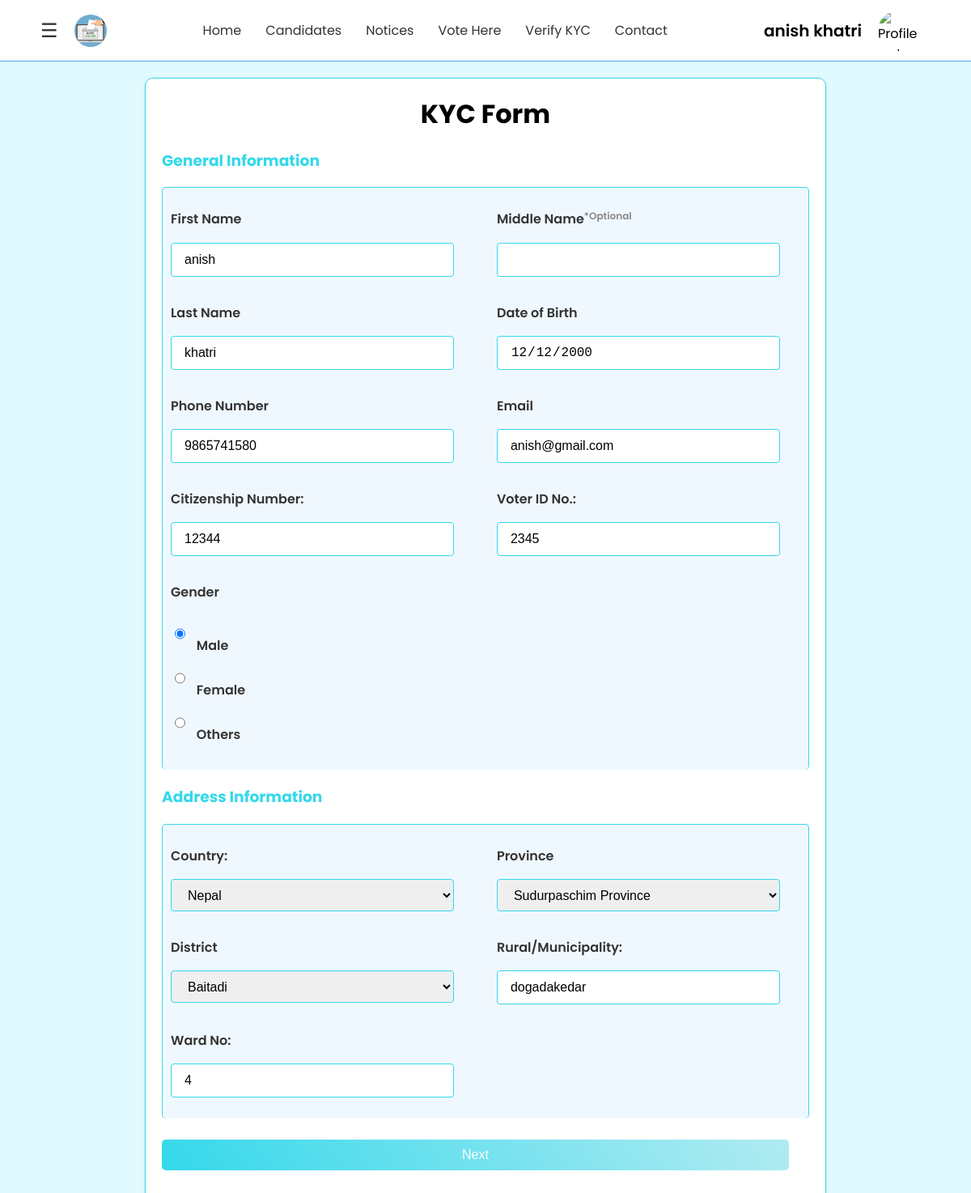
The page /update_kyc/ (signed in) on the database its author committed.
### myapp/models.py (models this page shows, shortened)
class UserProfile(models.Model):
    first_name = models.CharField(max_length=100)
    middle_name = models.CharField(max_length=100, blank=True, null=True)
    last_name = models.CharField(max_length=100)
    dob = models.DateField()
    phone_number = models.CharField(max_length=15, unique=True)
    email = models.EmailField(unique=True)
    password = models.CharField(max_length=255)
    class Meta:
        db_table = 'usersignup'

class KycRegistration(models.Model):
    email = models.EmailField()
    citizenship_number = models.CharField(max_length=20)
    voter_id = models.CharField(max_length=20)
    gender = models.CharField(max_length=10, choices=[
        ('male', 'Male'),
        ('female', 'Female'),
        ('others', 'Others'),
    ])
    country = models.CharField(max_length=100)
    province = models.CharField(max_length=100)
    district = models.CharField(max_length=100)
    municipality = models.CharField(max_length=100)
    publicaddress = models.CharField(max_length=100)
    ward_no = models.IntegerField()
    photo_front = models.ImageField(upload_to=kyc_photo_path)
    photo_voter = models.ImageField(upload_to=kyc_photo_path)
    photo_citizenship_front = models.ImageField(upload_to=kyc_photo_path)
    photo_citizenship_back = models.ImageField(upload_to=kyc_photo_path)
    face_coordinates = models.JSONField(null=True, blank=True)  # Added for facial coordinates
    face_descriptor = models.JSONField(null=True, blank=True)
    descriptor_hash = models.CharField(max_length=66)
    class Meta:
        db_table = 'kycregistration'

### myapp/views.py (the view, shortened to what this page needs)
# urls.py: path('update_kyc/',views.update_kyc,name="update_kyc"),
def update_kyc(request):
    if not request.session.get('user_verified'):
        return redirect('userlogin')
    emailuser = request.session.get('email')
    user = UserProfile.objects.get(email=emailuser)
    kyc = KycRegistration.objects.get(email=emailuser)
    user_full_name = f"{user.first_name} {user.last_name}"
    profile_picture_obj = ProfilePicture.objects.filter(email=emailuser).first()
    if profile_picture_obj and profile_picture_obj.photo_front:
        user_profile_picture = profile_picture_obj.photo_front.url
    else:
        user_profile_picture = None
    context = {
        'user': user,
        'user_full_name': user_full_name,
        'user_profile_picture': user_profile_picture,
        'kyc': kyc,
        'selected_country': kyc.country,
        'selected_province': kyc.province,
        'selected_district': kyc.district,
        'selected_gender': kyc.gender
    }
    return render(request, 'myapp/update_kyc.html', context)

### myapp/templates/myapp/update_kyc.html (shortened to what this page needs)
<!DOCTYPE html>
<html lang="en">
<head>
    {% load static %}
    <link rel="stylesheet" href="https://cdnjs.cloudflare.com/ajax/libs/font-awesome/5.15.4/css/all.min.css">
    <link rel="stylesheet" href="{% static 'myapp/css/nav.css' %}">
    <link rel="stylesheet" href="{% static 'myapp/css/kkyc.css' %}">
    <link rel="stylesheet" href="{% static 'myapp/css/alert.css' %}">
    <link rel="stylesheet" href="{% static 'myapp/css/photofront.css' %}">
</head>
<body>
<header>
    <nav>
        <div class="nav-left">
            <div class="menu-icon" onclick="openNav()">&#9776;</div>
            <div class="logo"><img src="{% static 'myapp/images/logo.jpg' %}" alt="Logo" class="circular-logo"></div>
        </div>
        <div class="nav-center" id="navLinks">
            <a href="{% url 'home' %}">Home</a>
            <a href="{% url 'candidates' %}">Candidates</a>
            <a href="{% url 'notices' %}">Notices</a>
            <a href="{% url 'vote' %}">Vote Here</a>
            <a href="{% url 'verify_kyc' %}">Verify KYC</a>
            <a href="{% url 'contact' %}">Contact</a>
        </div>
        <div class="nav-right">
            {% if user_full_name %}
                <span class="user-full-name">{{ user_full_name }}</span>
                {% if user_profile_picture %}
                    <img src="{{ user_profile_picture.photo_front.url }}" alt="Profile Picture" class="profiles-picture" onclick="toggleDropdown()">
                {% else %}
                <img src="{% static 'myapp/images/user_icon.png' %}" alt="Profiles Picture" class="profiles-picture" onclick="toggleDropdown()">
                {% endif %}
            {% else %}
                <a href="{% url 'userlogin' %}" class="login-button">LogIn</a>
            {% endif %}
        </div>
    </nav>
</header>
<div class="container">
    <form id="register-form" action="{% url 'update_kyc' %}" method="POST" enctype="multipart/form-data">
        <div class="sectiondiv show" id="section-1">
         <div id="page1" class="form-page">
            <h1 class="titleform">KYC Form</h1>
            <h3 class="kyc-header">General Information</h3>
            <div class="section">
                <div class="input-box">
                    <div class="errorlabel">
                        <label for="first-name">First Name</label>
                    </div>
                    <input type="text" id="first-name" name="first_name" value="{{ user.first_name }}" readonly>
                </div>
                <div class="input-box">
                    <div class="middle-label">
                            <label for="middle-name">Middle Name</label>
                            <label for="middle-name" class="optional">*Optional</label>
                    </div>
                    <input type="text" id="middle-name" name="middle_name" value="{{ user.middle_name }}" readonly>
                </div>
                <div class="input-box">
                    <div class="errorlabel">
                        <label for="last-name">Last Name</label>
                    </div>
                    <input type="text" id="last-name" name="last_name"value="{{ user.last_name }}"readonly>
                </div>
                <div class="input-box">
                    <div class="errorlabel">
                        <label for="dob">Date of Birth</label>
                    </div>
                    <input type="date" id="dob" name="dob" value="{{ user.dob|date:'Y-m-d' }}" readonly>
                </div>
                <div class="input-box">
                    <div class="errorlabel">
                        <label for="phone_number">Phone Number</label>
                    </div>
                    <input type="number" id="phone_number" name="phonenumber" value="{{ user.phone_number }}" readonly>
                </div>
                <div class="input-box">
                    <div class="errorlabel">
                        <label for="email">Email</label>
                    </div>
                    <input type="email" id="email" name="email" value="{{ user.email }}" readonly>
                </div>
                <div class="input-box">
                    <div class="errorlabel">
                        <label for="citizenship_number">Citizenship Number:</label>
                    </div>
                    <input type="text" id="citizenship_number" name="citizenship_number"value="{{ kyc.citizenship_number }}" >
                </div>
                <div class="input-box">
                    <div class="errorlabel">
                    <label for="voter_id">Voter ID No.:</label>
                    </div>
                    <input type="text" id="voter_id" name="voter_id"  value="{{ kyc.voter_id }}">
                </div>
                <div class="input-box">
                    <div class="errorlabel">
                        <label for="gender">Gender</label>
                    </div>
                    <div class="gender-group">
                        <label>
                            <input type="radio" name="gender" value="male" {% if selected_gender == "male" %}checked{% endif %}>
                            Male
                        </label>
                        <label>
                            <input type="radio" name="gender" value="female" {% if selected_gender == "female" %}checked{% endif %}>
                            Female
                        </label>
                        <label>
                            <input type="radio" name="gender" value="others" {% if selected_gender == "others" %}checked{% endif %}>
                            Others
                        </label>
                    </div>
                </div>
            </div>
            <h3 class="kyc-header">Address Information</h3>
            <div class="section">
                <div class="input-box">
                    <label for="country">Country:</label>
                    <select id="country" name="country" onchange="updateProvinces(this.value)" required>
                        <option value="country1" {% if selected_country == "Nepal" %}selected{% endif %}>Nepal</option>
                    </select>
                </div>
                <div class="input-box">
                    <div class="errorlabel">
                        <label for="province">Province</label>
                    </div>
                    <select id="province" name="province" onchange="updateDistricts(this.value)" required>
                        <option value="">Select Province</option>
                    </select>
                </div>
                <div class="input-box">
                    <div class="errorlabel">
                        <label for="district">District</label>
                    </div>
                    <select id="district" name="district" required>
                        <option value="">Select District</option>
                    </select>
                </div>
                <div class="input-box">
                    <div class="errorlabel">
                        <label for="municipality">Rural/Municipality:</label>
                    </div>
                    <input type="text" id="municipality" name="municipality"  value="{{ kyc.municipality }}">
                </div>
                <div class="input-box">
                    <div class="errorlabel">
                        <label for="ward_no">Ward No:</label>
                    </div>
                    <input type="number" id="ward_no" name="ward_no"  value="{{ kyc.ward_no }}">
                </div>
            </div>
            <div class="input-box">
                <button type="button" class="next-btn" id="next-btn">Next</button>
            </div>
         </div>
        </div>
    </div>
</body>
</html>

### myapp/static/myapp/css/nav.css (style rules this page uses)
nav { display: flex; justify-content: space-between; align-items: center; background-color: white; padding: 10px 50px; border-bottom: 1px solid #46a5f2; position: sticky; top: 0; z-index: 1000; }
.nav-left { display: flex; align-items: center; }
.menu-icon { font-size: 24px; color: #333; cursor: pointer; margin-right: 20px; }
.logo { display: flex; align-items: center; }
.circular-logo { height: 40px; width: 40px; border-radius: 50%; object-fit: cover; }
.nav-center { display: flex; justify-content: center; flex-grow: 1; }
.nav-center a { text-decoration: none; color: #333; font-size: 16px; padding: 15px; transition: color 0.3s ease, background-color 0.3s ease; }
.nav-right { margin-right:15px; display: flex; align-items: center; }
.container { background: white; padding: 30px; border-radius: 5px; box-shadow: 0 0 10px rgba(0, 0, 0, 0.1); }

### myapp/static/myapp/css/kkyc.css (style rules this page uses)
body { font-family: 'Poppins'; background-color: #e0faff; margin: 0; padding: 0; }
.profiles-picture { width: 50px; height: 50px; border-radius: 50%; }
.user-full-name { margin-right: 20px; font-weight: 550; font-size: 20px; }
.container { width: 90%; max-width: 800px; margin: 20px auto 20px; padding: 20px; background-color: #fff; border: 1px solid #34d8eb; border-radius: 10px; box-shadow: 0 2px 4px rgba(0, 0, 0, 0.1); }
.section { display: flex; flex-wrap: wrap; justify-content: space-between; padding: 10px; background-color: #f0f8ff; border: 1px solid #34d8eb; border-radius: 5px; border-bottom: none; }
.kyc-header { color: #34d8eb; }
.titleform { text-align: center; margin: 0; padding: 0; }
.errorlabel { display: flex; gap: 20px; }
label { display: block; margin-bottom: 5px; color: #333; }
.input-box { display: flex; flex-direction: column; flex-basis: 45%; gap: 0.7rem; margin: 1rem 0; margin-right: 25px; }
label { margin-bottom: 5px; font-weight: 550; }
.input-box input, select { height: 2.5rem; font-size: 1rem; padding: 0 1rem; border: 1px solid #34d8eb; border-radius: 4px; }
.middle-label { display: flex; }
.optional { font-size: 12px; color: #888; }
input[type="radio"] { margin-right: 10px; }
.sectiondiv { display: none; }
.show { display: block; }
button { margin-top: 10px; background: linear-gradient(57deg, #34d8eb, #b1ebf2); color: white; padding: 10px 20px; border: none; border-radius: 5px; cursor: pointer; font-size: 16px; transition: background-color 0.3s; }

### rows shown on the page
UserProfile: first_name "anish", dob "12/12/2000", phonenumber "9865741580", email "anish@gmail.com"
KycRegistration: voter_id "2345", gender "☑ Male", gender "☐ Female", gender "☐ Others", municipality "dogadakedar", ward_no "4"

### other values the page prints
{{ user_full_name }} "anish khatri"
